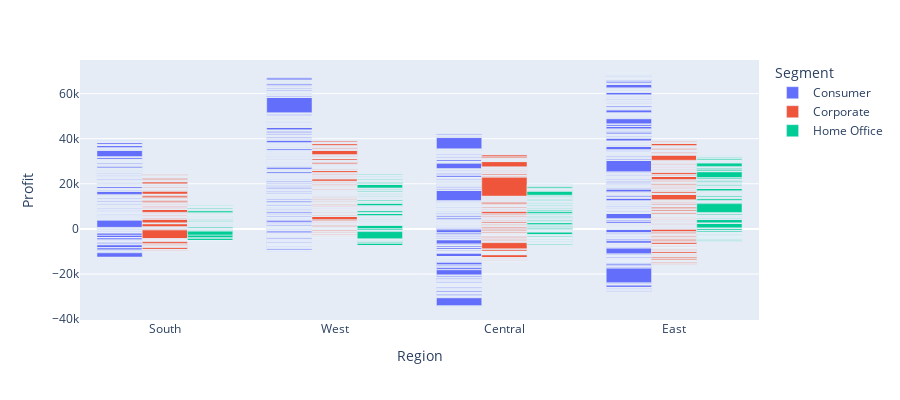

The cell this chart's notebook holds for it:
### Code cell
px.bar(df, x="Region", y="Profit",
             color='Segment', barmode='group',
             height=400)

### Figure 1 — Plotly figure (JSON) as saved in the notebook; plotly's stock layout.template omitted (floating-point values rounded to 4 significant figures; data arrays with more than 128 entries replaced by an {"elided": "..."} marker saying what was removed)
{"data": [{"alignmentgroup": "True", "hovertemplate": "Segment=Consumer<br>Region=%{x}<br>Profit=%{y}<extra></extra>", "legendgroup": "Consumer", "marker": {"color": "#636efa"}, "name": "Consumer", "offsetgroup": "Consumer", "orientation": "v", "showlegend": true, "textposition": "auto", "type": "bar", "x": {"elided": "5191 str values"}, "xaxis": "x", "y": {"elided": "5191 float values"}, "yaxis": "y"}, {"alignmentgroup": "True", "hovertemplate": "Segment=Corporate<br>Region=%{x}<br>Profit=%{y}<extra></extra>", "legendgroup": "Corporate", "marker": {"color": "#EF553B"}, "name": "Corporate", "offsetgroup": "Corporate", "orientation": "v", "showlegend": true, "textposition": "auto", "type": "bar", "x": {"elided": "3020 str values"}, "xaxis": "x", "y": {"elided": "3020 float values"}, "yaxis": "y"}, {"alignmentgroup": "True", "hovertemplate": "Segment=Home Office<br>Region=%{x}<br>Profit=%{y}<extra></extra>", "legendgroup": "Home Office", "marker": {"color": "#00cc96"}, "name": "Home Office", "offsetgroup": "Home Office", "orientation": "v", "showlegend": true, "textposition": "auto", "type": "bar", "x": {"elided": "1783 str values"}, "xaxis": "x", "y": {"elided": "1783 float values"}, "yaxis": "y"}], "layout": {"barmode": "group", "height": 400, "legend": {"title": {"text": "Segment"}, "tracegroupgap": 0}, "margin": {"t": 60}, "xaxis": {"anchor": "y", "domain": [0, 1], "title": {"text": "Region"}}, "yaxis": {"anchor": "x", "domain": [0, 1], "title": {"text": "Profit"}}}}
